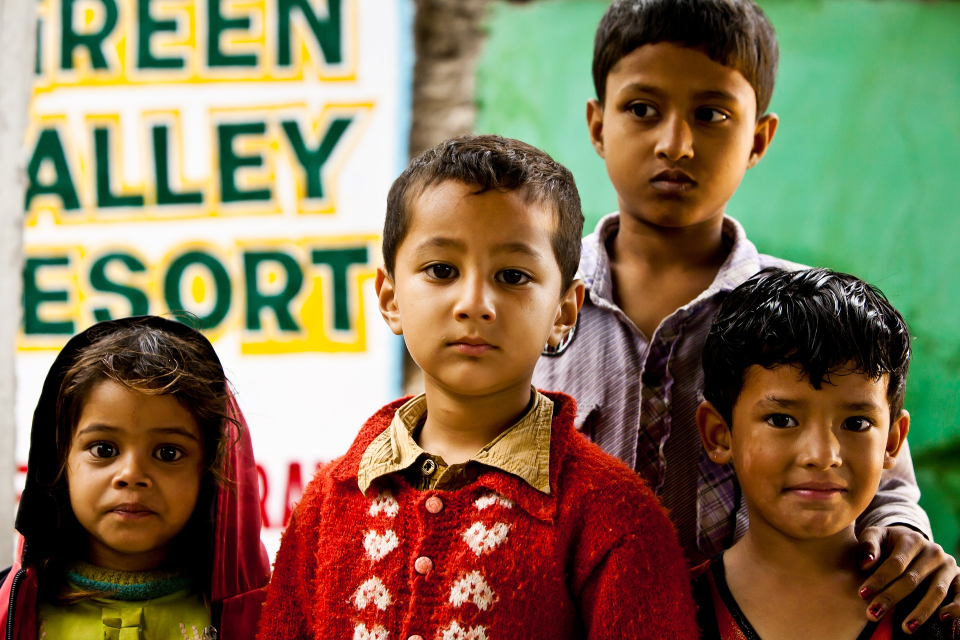
#> input picture 23. 사진에서 얼굴만 찾아 모자이크처리/sample.jpg, 1920 x 1280 px (shown at 1/2 size)
$ python main23-1.py
#> lines starting #> are read from the running program, lines starting #| are printed output that depends on the picture; after the words box and inside, x2 and y2 are one past the last pixel; in counts of white or black regions, pixels touching at a corner belong together
import numpy as np
import cv2
import os

os.chdir(os.path.dirname(os.path.abspath(__file__)))

face_cascade = cv2.CascadeClassifier(cv2.data.haarcascades + "haarcascade_frontalface_default.xml")
eye_cascade = cv2.CascadeClassifier(cv2.data.haarcascades + 'haarcascade_eye.xml')

ff = np.fromfile("C:\\Users\\donghoon\\Documents\\sample.jpg", dtype=np.uint8)
img = cv2.imdecode(ff, cv2.IMREAD_UNCHANGED)
#> img is the input picture: shape (1280, 1920, 3); mean B, G, R 85, 114.5, 131.3
img = cv2.resize(img, dsize=(0, 0), fx=1.0, fy=1.0, interpolation=cv2.INTER_LINEAR)

gray = cv2.cvtColor(img, cv2.COLOR_BGR2GRAY)
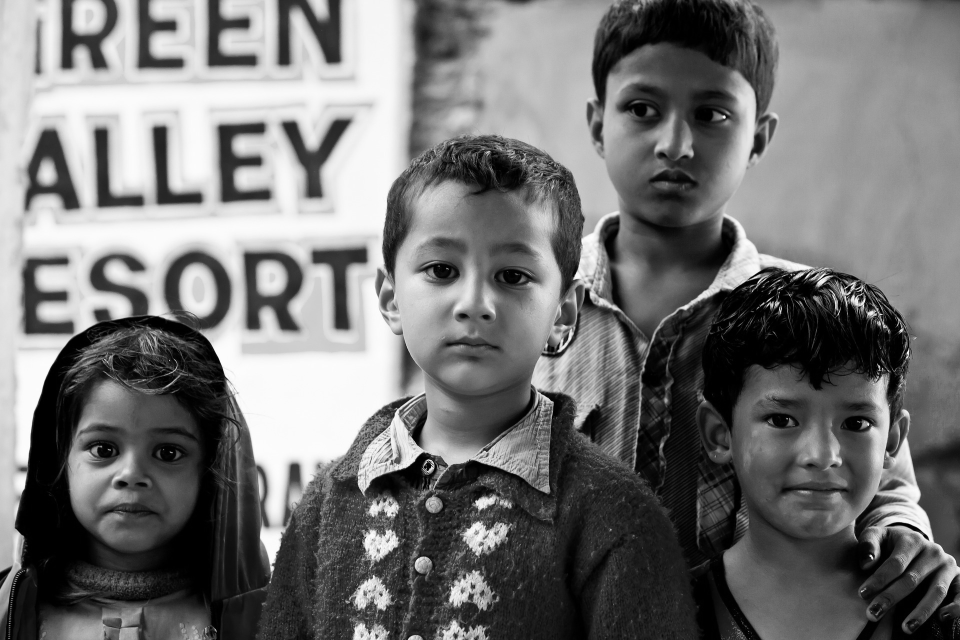
#> gray: shape (1280, 1920) (shown at 1/2 size); min 0, max 255, mean 116.2

faces = face_cascade.detectMultiScale(gray, 1.2, 5)
#> faces = [[1171, 95, 346, 346], [97, 767, 342, 342], [760, 399, 381, 381], [1443, 710, 354, 354]]
for (x, y, w, h) in faces:
    cv2.rectangle(img, (x, y), (x+w, y+h), (255, 0, 0), 2)

    roi_gray = gray[y:y+h, x:x+w]
    roi_color = img[y:y+h, x:x+w]
    eyes = eye_cascade.detectMultiScale(roi_color)
    for (ex, ey, ew, eh) in eyes:
        cv2.rectangle(roi_color, (ex, ey), (ex+ew, ey+eh), (0, 255, 0), 2)
#> this loop made 4 passes
#> (x, y, w, h, eyes) on pass 4: (1443, 710, 354, 354, [[73, 86, 92, 92], [239, 101, 72, 72]])
#> pass 1, `roi_gray = gray[y:y+h, x:x+w]`:
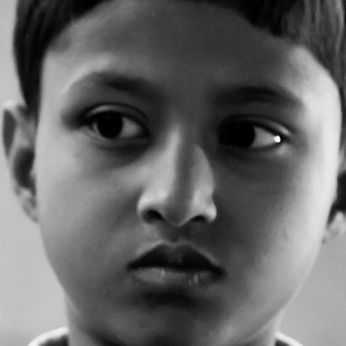
#> roi_gray: shape (346, 346); min 0, max 252, mean 101.7
#> pass 1, `roi_color = img[y:y+h, x:x+w]`:
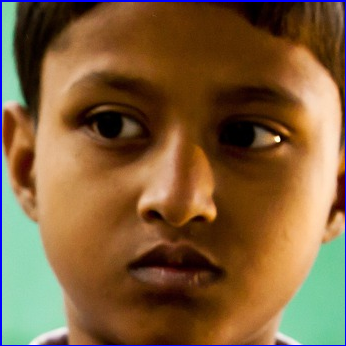
#> roi_color: shape (346, 346, 3); mean B, G, R 58.3, 94.7, 127
#> pass 2, `roi_gray = gray[y:y+h, x:x+w]`:
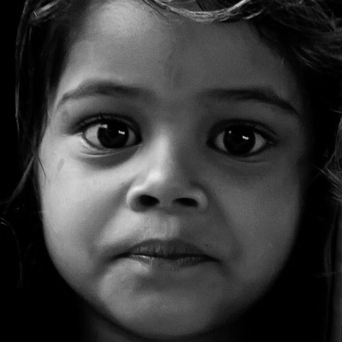
#> roi_gray: shape (342, 342); min 0, max 234, mean 57.4
#> pass 2, `roi_color = img[y:y+h, x:x+w]`:
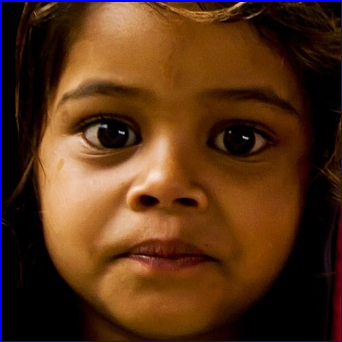
#> roi_color: shape (342, 342, 3); mean B, G, R 24.7, 49.6, 85.7
#> after the loop:
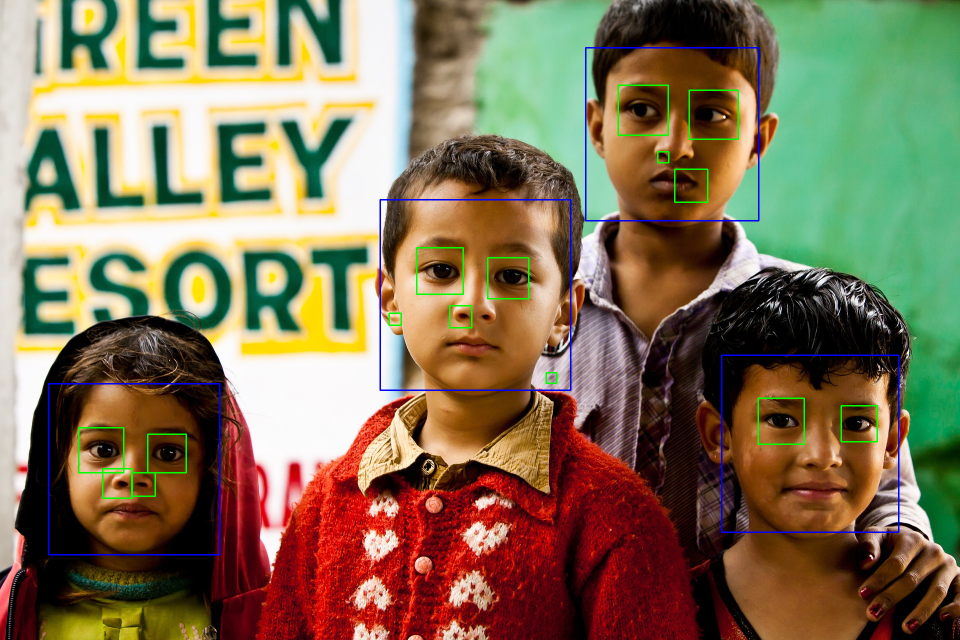
#> img: shape (1280, 1920, 3) (shown at 1/2 size); 1.17% of pixels changed, all inside (x1, y1, x2, y2) = (96, 94, 1799, 1111)
#> after the loop:
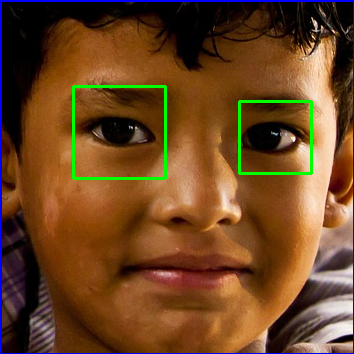
#> roi_color: shape (354, 354, 3); mean B, G, R 36.1, 69.7, 108.9

cv2.imshow('face find', img)
cv2.waitKey(0)
cv2.destroyAllWindows()
